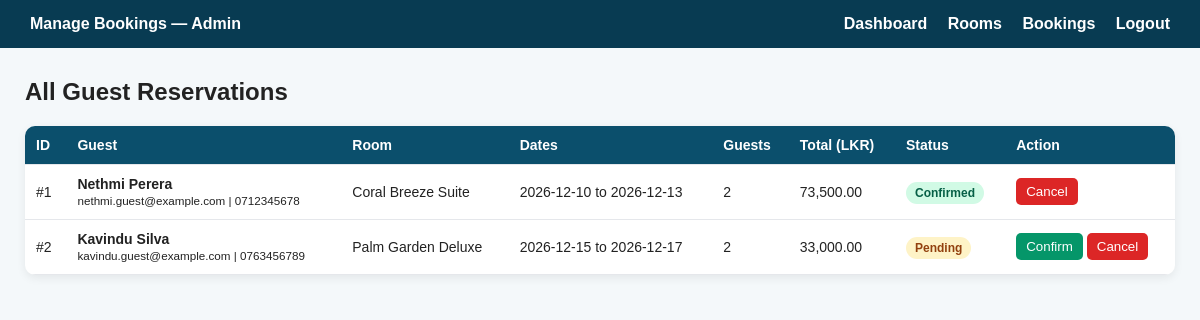
The app's page /admin/bookings.php (signed in) with its own data.
### tables this page shows
CREATE TABLE `bookings` (
  `booking_id` int(11) NOT NULL,
  `user_id` int(11) NOT NULL,
  `room_id` int(11) NOT NULL,
  `guests_count` int(11) NOT NULL DEFAULT 1,
  `check_in` date NOT NULL,
  `check_out` date NOT NULL,
  `total_amount` decimal(10,2) NOT NULL,
  `booking_status` enum('Pending','Confirmed','Cancelled') NOT NULL DEFAULT 'Pending',
  `booking_date` timestamp NOT NULL DEFAULT current_timestamp()
);

CREATE TABLE `users` (
  `user_id` int(11) NOT NULL,
  `name` varchar(100) NOT NULL,
  `email` varchar(120) NOT NULL,
  `contact_number` varchar(20) NOT NULL,
  `password` varchar(255) NOT NULL,
  `role` enum('guest','admin') NOT NULL DEFAULT 'guest',
  `created_at` timestamp NOT NULL DEFAULT current_timestamp()
);

CREATE TABLE `rooms` (
  `room_id` int(11) NOT NULL,
  `room_name` varchar(120) NOT NULL,
  `room_type` varchar(60) NOT NULL,
  `description` text NOT NULL,
  `facilities` varchar(255) NOT NULL,
  `price_per_night` decimal(10,2) NOT NULL,
  `max_guests` int(11) NOT NULL,
  `room_status` enum('Available','Inactive') NOT NULL DEFAULT 'Available',
  `image_url` varchar(255) DEFAULT 'assets/images/room-default.jpg',
  `created_at` timestamp NOT NULL DEFAULT current_timestamp()
);

### admin/bookings.php (the view, shortened to what this page needs)
<?php
require_once '../config/db.php';
$stmt = $pdo->query("
    SELECT b.*, u.name AS guest_name, u.email AS guest_email, u.contact_number, r.room_name
    FROM bookings b
    JOIN users u ON b.user_id = u.user_id
    JOIN rooms r ON b.room_id = r.room_id
    ORDER BY b.booking_date DESC
");
$bookings = $stmt->fetchAll();
?>
<!DOCTYPE html>
<html lang="en">
<head>
</head>
<body>
<header>
    <div><strong>Manage Bookings — Admin</strong></div>
    <nav>
        <a href="dashboard.php">Dashboard</a>
        <a href="rooms.php">Rooms</a>
        <a href="bookings.php">Bookings</a>
        <a href="../logout.php">Logout</a>
    </nav>
</header>
<div class="container">
    <h2>All Guest Reservations</h2>
    <table>
        <thead>
            <tr>
                <th>ID</th>
                <th>Guest</th>
                <th>Room</th>
                <th>Dates</th>
                <th>Guests</th>
                <th>Total (LKR)</th>
                <th>Status</th>
                <th>Action</th>
            </tr>
        </thead>
        <tbody>
            <?php foreach ($bookings as $b): ?>
                <tr>
                    <td>#<?php echo (int)$b['booking_id']; ?></td>
                    <td>
                        <strong><?php echo htmlspecialchars($b['guest_name']); ?></strong><br>
                        <small><?php echo htmlspecialchars($b['guest_email']); ?> | <?php echo htmlspecialchars($b['contact_number']); ?></small>
                    </td>
                    <td><?php echo htmlspecialchars($b['room_name']); ?></td>
                    <td><?php echo htmlspecialchars($b['check_in']); ?> to <?php echo htmlspecialchars($b['check_out']); ?></td>
                    <td><?php echo (int)$b['guests_count']; ?></td>
                    <td><?php echo number_format($b['total_amount'], 2); ?></td>
                    <td><span class="badge <?php echo htmlspecialchars($b['booking_status']); ?>"><?php echo htmlspecialchars($b['booking_status']); ?></span></td>
                    <td>
                        <?php if ($b['booking_status'] !== 'Confirmed'): ?>
                            <form method="POST" action="" style="display:inline;">
                                <button type="submit" class="btn-ok">Confirm</button>
                            </form>
                        <?php endif; ?>
                        <?php if ($b['booking_status'] !== 'Cancelled'): ?>
                            <form method="POST" action="" style="display:inline;">
                                <button type="submit" class="btn-no">Cancel</button>
                            </form>
                        <?php endif; ?>
                    </td>
                </tr>
            <?php endforeach; ?>
        </tbody>
    </table>
</div>
</body>
</html>

### admin/bookings.php (style rules this page uses)
body { font-family: Arial, sans-serif; margin: 0; background: #f4f8fa; color: #222; }
header { background: #083b52; color: #fff; padding: 15px 30px; display: flex; justify-content: space-between; align-items: center; }
header a { color: #fff; text-decoration: none; margin-left: 16px; font-weight: bold; }
.container { max-width: 1150px; margin: 30px auto; padding: 0 20px; }
table { width: 100%; border-collapse: collapse; background: #fff; border-radius: 10px; overflow: hidden; box-shadow: 0 3px 10px rgba(0,0,0,0.07); }
th, td { padding: 11px; border-bottom: 1px solid #e5e7eb; text-align: left; font-size: 14px; }
th { background: #0b4f6c; color: #fff; }
.badge { padding: 4px 9px; border-radius: 12px; font-size: 12px; font-weight: bold; }
.Pending { background: #fef3c7; color: #92400e; }
.Confirmed { background: #d1fae5; color: #065f46; }
.btn-ok { background: #059669; color: #fff; border: none; padding: 6px 10px; border-radius: 5px; cursor: pointer; }
.btn-no { background: #dc2626; color: #fff; border: none; padding: 6px 10px; border-radius: 5px; cursor: pointer; }

### records on screen
bookings: booking_id "1", user.name "Nethmi Perera", user.email "nethmi.guest@example.com", user.contact_number "0712345678", room.room_name "Coral Breeze Suite", check_in "2026-12-10", check_out "2026-12-13", guests_count "2", total_amount "73,500.00", booking_status "Confirmed"
bookings: booking_id "2", user.name "Kavindu Silva", user.email "kavindu.guest@example.com", user.contact_number "0763456789", room.room_name "Palm Garden Deluxe", check_in "2026-12-15", check_out "2026-12-17", guests_count "2", total_amount "33,000.00", booking_status "Pending"
